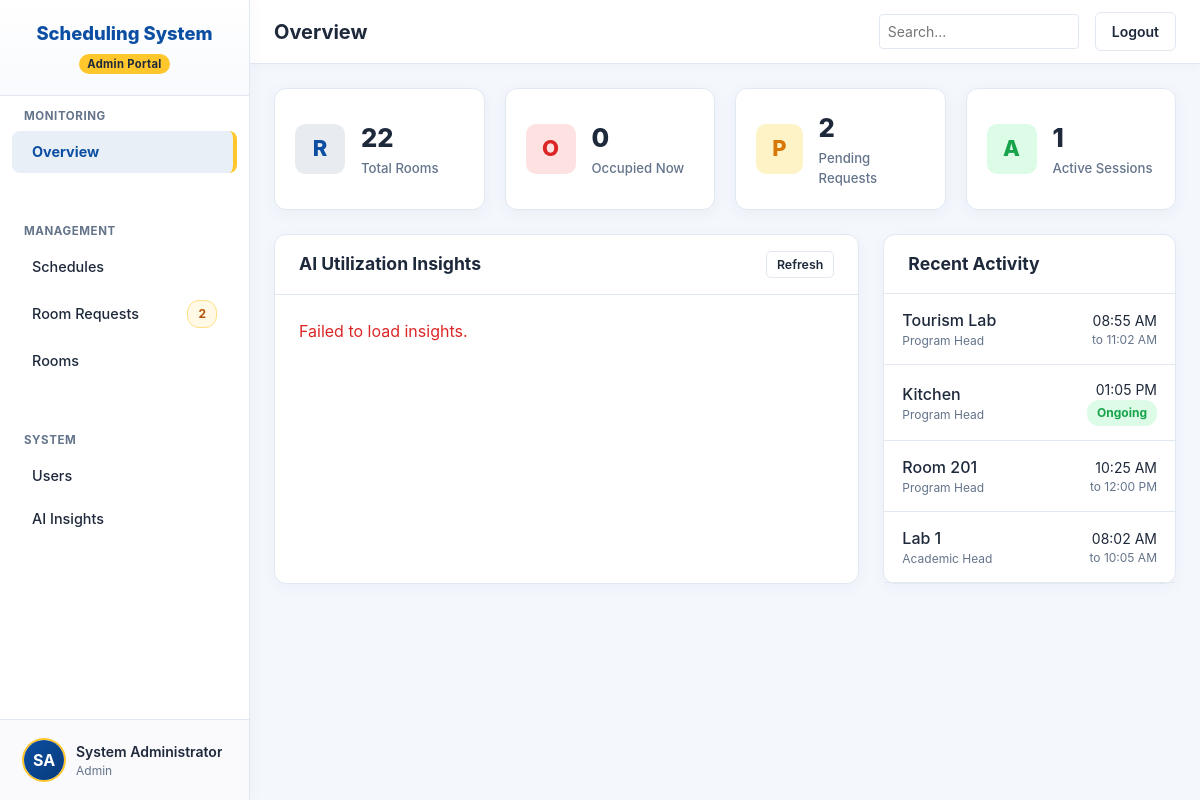
Page /admin/dashboard.php (signed in) on the committed database.
### tables this page shows
CREATE TABLE users (
    user_id INT AUTO_INCREMENT PRIMARY KEY,
    first_name VARCHAR(50) NOT NULL,
    last_name VARCHAR(50) NOT NULL,
    email VARCHAR(100) NOT NULL UNIQUE,
    password_hash VARCHAR(255) NOT NULL,
    role ENUM('admin', 'academic-head', 'program-head', 'faculty') NOT NULL,
    subject_role VARCHAR(50) DEFAULT 'IT',
    created_at TIMESTAMP DEFAULT CURRENT_TIMESTAMP
);

CREATE TABLE session_logs (
    log_id INT AUTO_INCREMENT PRIMARY KEY,
    room_id INT NOT NULL,
    faculty_id INT NOT NULL,
    session_date DATE NOT NULL,
    actual_start_time DATETIME NOT NULL,
    actual_end_time DATETIME NULL,
    created_at TIMESTAMP DEFAULT CURRENT_TIMESTAMP,
    FOREIGN KEY (room_id) REFERENCES classrooms(room_id) ON DELETE CASCADE,
    FOREIGN KEY (faculty_id) REFERENCES users(user_id) ON DELETE CASCADE
);

CREATE TABLE classrooms (
    room_id INT AUTO_INCREMENT PRIMARY KEY,
    room_name_number VARCHAR(50) NOT NULL,
    room_type ENUM('Lecture', 'Lab', 'Kitchen', 'Bar') NOT NULL,
    capacity INT NOT NULL,
    floor_level INT NOT NULL,
    current_status ENUM('Vacant', 'Occupied', 'Reserved') DEFAULT 'Vacant'
);

### includes/auth.php (called while the page is built, shortened)
<?php
function currentUser(): ?array {
    if (isset($_SESSION['user_id'])) {
        return [
            'user_id' => $_SESSION['user_id'],
            'role' => $_SESSION['role'],
            'first_name' => $_SESSION['first_name'],
            'last_name' => $_SESSION['last_name'],
            'email' => $_SESSION['email']
        ];
    }
    return null;
}

### admin/dashboard.php (the view, shortened to what this page needs)
<?php
require_once __DIR__ . '/../includes/auth.php';
$user = currentUser();
$db = getDB();
$stmt = $db->query("SELECT COUNT(*) as total FROM classrooms");
$totalRooms = $stmt->fetch()['total'];
$stmt = $db->query("SELECT COUNT(*) as total FROM classrooms WHERE current_status = 'Occupied'");
$occupiedRooms = $stmt->fetch()['total'];
$stmt = $db->query("SELECT COUNT(*) as total FROM room_requests WHERE status = 'Pending'");
$pendingRequestsCount = $stmt->fetch()['total'];
$stmt = $db->query("SELECT COUNT(*) as total FROM session_logs WHERE actual_end_time IS NULL");
$activeSessions = $stmt->fetch()['total'];
$stmt = $db->query("SELECT * FROM users ORDER BY created_at DESC");
$users = $stmt->fetchAll();
$stmt = $db->query("SELECT sl.*, c.room_name_number, u.first_name, u.last_name
                    FROM session_logs sl
                    JOIN classrooms c ON sl.room_id = c.room_id
                    JOIN users u ON sl.faculty_id = u.user_id
                    ORDER BY sl.actual_start_time DESC LIMIT 5");
$recentActivity = $stmt->fetchAll();
?>
<!DOCTYPE html>
<html lang="en">
<head>
    <link rel="stylesheet" href="/assets/css/style.css">
</head>
<body>
    <div class="app">
        <aside class="sidebar">
            <div class="brand">
                <div>Scheduling System</div>
                <span class="brand-badge">Admin Portal</span>
            </div>
            <div class="nav-section">
                <div class="nav-section-label">Monitoring</div>
                <div class="nav-item active" data-target="page-overview">Overview</div>
            </div>
            <div class="nav-section">
                <div class="nav-section-label">Management</div>
                <div class="nav-item" data-target="page-schedules">Schedules</div>
                <div class="nav-item" data-target="page-requests">
                    Room Requests
                    <?php if($pendingRequestsCount > 0): ?>
                        <span class="badge badge-warning"><?= $pendingRequestsCount ?></span>
                    <?php endif; ?>
                </div>
                <div class="nav-item" data-target="page-rooms">Rooms</div>
            </div>
            <div class="nav-section">
                <div class="nav-section-label">System</div>
                <div class="nav-item" data-target="page-users">Users</div>
                <div class="nav-item" data-target="page-ai">AI Insights</div>
            </div>
            <div class="sidebar-footer">
                <div class="avatar">
                    <?= htmlspecialchars(strtoupper(substr($user['first_name'], 0, 1) . substr($user['last_name'], 0, 1))) ?>
                </div>
                <div style="overflow: hidden;">
                    <div style="font-size: 0.875rem; font-weight: 600; white-space: nowrap; text-overflow: ellipsis;"><?= htmlspecialchars($user['first_name'] . ' ' . $user['last_name']) ?></div>
                    <div style="font-size: 0.75rem; color: var(--text-secondary); text-transform: capitalize;"><?= htmlspecialchars($user['role']) ?></div>
                </div>
            </div>
        </aside>
        <div class="main">
            <header class="header">
                <h2 id="header-title" style="margin: 0; font-size: 1.25rem;">Overview</h2>
                <div style="display: flex; gap: 16px; align-items: center;">
                    <input type="text" placeholder="Search..." class="form-input" style="width: 200px;">
                    <a href="/logout.php" class="btn btn-outline">Logout</a>
                </div>
            </header>
            <div class="content">
                <div id="page-overview" class="module-page active">
                    <div class="stats-row">
                        <div class="stat-card">
                            <div class="stat-icon" style="background: rgba(37, 68, 122, 0.1); color: var(--accent-primary);">R</div>
                            <div>
                                <div class="stat-value"><?= $totalRooms ?></div>
                                <div class="stat-label">Total Rooms</div>
                            </div>
                        </div>
                        <div class="stat-card">
                            <div class="stat-icon" style="background: var(--danger-bg); color: var(--danger);">O</div>
                            <div>
                                <div class="stat-value"><?= $occupiedRooms ?></div>
                                <div class="stat-label">Occupied Now</div>
                            </div>
                        </div>
                        <div class="stat-card">
                            <div class="stat-icon" style="background: var(--warning-bg); color: var(--warning);">P</div>
                            <div>
                                <div class="stat-value"><?= $pendingRequestsCount ?></div>
                                <div class="stat-label">Pending Requests</div>
                            </div>
                        </div>
                        <div class="stat-card">
                            <div class="stat-icon" style="background: var(--success-bg); color: var(--success);">A</div>
                            <div>
                                <div class="stat-value"><?= $activeSessions ?></div>
                                <div class="stat-label">Active Sessions</div>
                            </div>
                        </div>
                    </div>
                    <div style="display: grid; grid-template-columns: 2fr 1fr; gap: 24px;">
                        <div class="card">
                            <div class="card-header">
                                <h3 style="margin: 0; font-size: 1.1rem;">AI Utilization Insights</h3>
                                <button class="btn btn-outline btn-sm" onclick="loadAIInsights(true)">Refresh</button>
                            </div>
                            <div class="card-body">
                                <div id="aiInsightsContent">
                                </div>
                            </div>
                        </div>
                        <div class="card">
                            <div class="card-header">
                                <h3 style="margin: 0; font-size: 1.1rem;">Recent Activity</h3>
                            </div>
                            <div class="card-body" style="padding: 0;">
                                <?php if(empty($recentActivity)): ?>
                                    <div style="padding: 24px; color: var(--text-secondary); text-align: center;">No recent activity</div>
                                <?php else: ?>
                                    <table class="data-table">
                                        <tbody>
                                            <?php foreach($recentActivity as $log): ?>
                                            <tr>
                                                <td>
                                                    <div style="font-weight: 500;"><?= htmlspecialchars($log['room_name_number']) ?></div>
                                                    <div style="font-size: 0.75rem; color: var(--text-secondary);"><?= htmlspecialchars($log['first_name'] . ' ' . $log['last_name']) ?></div>
                                                </td>
                                                <td style="text-align: right;">
                                                    <div style="font-size: 0.875rem;"><?= date('h:i A', strtotime($log['actual_start_time'])) ?></div>
                                                    <div style="font-size: 0.75rem; color: var(--text-secondary);">
                                                        <?= $log['actual_end_time'] ? 'to ' . date('h:i A', strtotime($log['actual_end_time'])) : '<span class="badge badge-success">Ongoing</span>' ?>
                                                    </div>
                                                </td>
                                            </tr>
                                            <?php endforeach; ?>
                                        </tbody>
                                    </table>
                                <?php endif; ?>
                            </div>
                        </div>
                    </div>
                </div>
            </div>
        </div>
    </div>
</body>
</html>

### assets/css/style.css (style rules this page uses)
:root { --bg-primary: #F4F7FC; --bg-secondary: #FFFFFF; --accent-primary: #0B4EA2; --accent-hover: #083B7A; --accent-yellow: #FFC72C; --accent-yellow-hover: #E5B320; --accent-yellow-bg: #FFF9E6; --accent-yellow-border: #FFE082; --text-primary: #1E293B; --text-secondary: #64748B; --text-on-accent: #FFFFFF; --border-subtle: #E2E8F0; --shadow-float: 0 8px 24px rgba(11, 78, 162, 0.08); --shadow-card: 0 2px 8px rgba(0, 0, 0, 0.04); --success: #16A34A; --success-bg: #DCFCE7; --warning: #D97706; --warning-bg: #FEF3C7; --danger: #DC2626; --danger-bg: #FEE2E2; --info: #0284C7; --info-bg: #E0F2FE; }
* { margin: 0; padding: 0; box-sizing: border-box; font-family: -apple-system, BlinkMacSystemFont, "Segoe UI", Roboto, Helvetica, Arial, sans-serif; }
body { background-color: var(--bg-primary); color: var(--text-primary); line-height: 1.5; }
.app { display: flex; height: 100vh; overflow: hidden; }
.sidebar { width: 250px; background: var(--bg-secondary); border-right: 1px solid var(--border-subtle); display: flex; flex-direction: column; }
.nav-section { margin-bottom: 1.5rem; }
.nav-section-label { padding: 0 1.5rem; font-size: 0.75rem; text-transform: uppercase; color: var(--text-secondary); margin-bottom: 0.5rem; font-weight: 600; }
.nav-item { display: block; padding: 0.75rem 1.5rem; color: var(--text-primary); text-decoration: none; transition: background-color 0.2s, color 0.2s; }
.nav-item.active { background-color: var(--accent-primary); color: var(--text-on-accent); }
.sidebar-footer { padding: 1.5rem; border-top: 1px solid var(--border-subtle); }
.main { flex: 1; display: flex; flex-direction: column; overflow: hidden; }
.header { height: 64px; background: var(--bg-secondary); border-bottom: 1px solid var(--border-subtle); display: flex; align-items: center; justify-content: space-between; padding: 0 2rem; }
.btn { display: inline-flex; align-items: center; justify-content: center; padding: 0.5rem 1rem; border-radius: 6px; font-weight: 500; cursor: pointer; border: 1px solid transparent; transition: all 0.2s; font-size: 0.875rem; text-decoration: none; }
.btn-outline { background: transparent; border-color: var(--border-subtle); color: var(--text-primary); }
.btn-sm { padding: 0.25rem 0.5rem; font-size: 0.75rem; }
.content { flex: 1; overflow-y: auto; padding: 2rem; }
.card { background: var(--bg-secondary); border-radius: 8px; box-shadow: var(--shadow-float); border: 1px solid var(--border-subtle); margin-bottom: 1.5rem; }
.card-header { padding: 1.25rem 1.5rem; border-bottom: 1px solid var(--border-subtle); display: flex; justify-content: space-between; align-items: center; }
.card-body { padding: 1.5rem; }
.module-page { display: flex; flex-direction: column; gap: 1.5rem; }
.stats-row { display: grid; grid-template-columns: repeat(auto-fit, minmax(200px, 1fr)); gap: 1.5rem; margin-bottom: 1.5rem; }
.stat-card { background: var(--bg-secondary); border-radius: 8px; padding: 1.5rem; display: flex; align-items: center; gap: 1rem; box-shadow: var(--shadow-float); border: 1px solid var(--border-subtle); }
.stat-icon { width: 48px; height: 48px; border-radius: 8px; background: var(--bg-primary); display: flex; align-items: center; justify-content: center; font-size: 1.5rem; }
.stat-value { font-size: 1.5rem; font-weight: 700; margin-bottom: 0.25rem; }
.stat-label { color: var(--text-secondary); font-size: 0.875rem; }
select, input[type="text"], input[type="date"], input[type="time"], input[type="email"], input[type="password"] { padding: 0.5rem; border: 1px solid var(--border-subtle); border-radius: 4px; font-size: 0.875rem; background: var(--bg-secondary); }
.data-table { width: 100%; border-collapse: collapse; }
.data-table td { padding: 0.75rem 1rem; border-bottom: 1px solid var(--border-subtle); }
.badge { display: inline-block; padding: 0.25rem 0.5rem; border-radius: 4px; font-size: 0.75rem; font-weight: 600; }
.badge-success { background: var(--success-bg); color: var(--success); }
.badge-warning { background: var(--warning-bg); color: var(--warning); }
.form-input { width: 100%; }

### rows in the picture
users: first_name+last_name "SA", first_name+last_name "System Administrator", role "Admin"
session_logs: room.room_name_number "Tourism Lab", faculty.last_name "Program Head", actual_start_time "08:55 AM", actual_end_time "11:02 AM"
session_logs: room.room_name_number "Kitchen", faculty.last_name "Program Head", actual_start_time "01:05 PM", shows "Ongoing"
session_logs: room.room_name_number "Room 201", faculty.last_name "Program Head", actual_start_time "10:25 AM", actual_end_time "12:00 PM"
session_logs: room.room_name_number "Lab 1", faculty.last_name "Academic Head", actual_start_time "08:02 AM", actual_end_time "10:05 AM"

### other values in the picture
$pendingRequestsCount "2"
$totalRooms "22"
$occupiedRooms "0"
$activeSessions "1"
